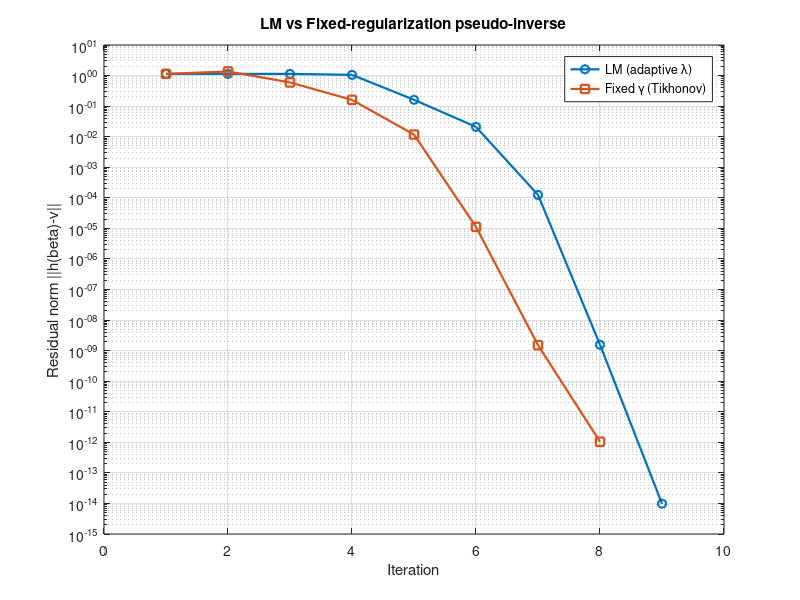
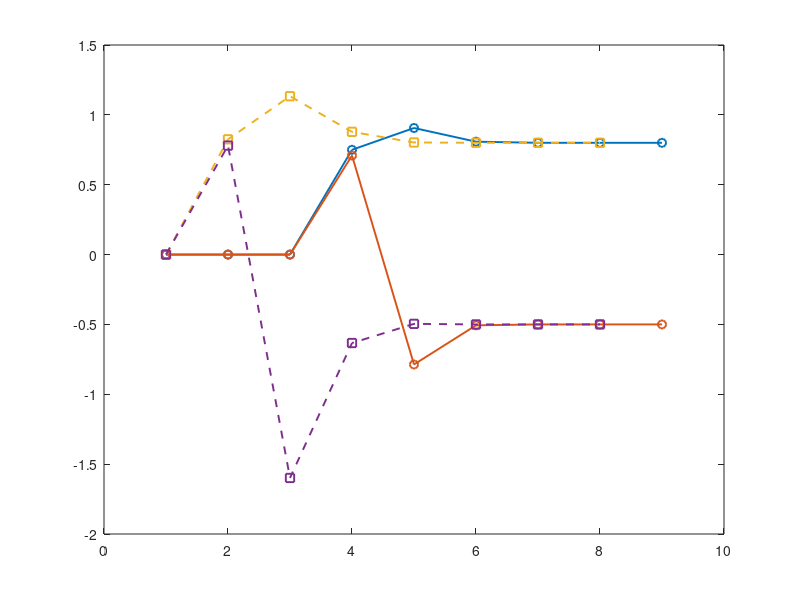

MATLAB code for these plots, in order: (Note: this script raises an error after producing the figures.)
%% LM_vs_PseudoInv_demo.m
% Side-by-side comparison of Levenberg-Marquardt (adaptive lambda)
% vs fixed-regularization pseudo-inverse (Tikhonov gamma).
% Run in MATLAB.

clear; close all; clc;

% --- Problem definition (nonlinear 2->2 mapping) ---
% We'll use a toy h(beta) that is nonlinear and can produce
% ill-conditioning in Jacobian near certain betas.
h_fun = @(beta) [ beta(1) + 0.1*beta(2).^2;
                  2*beta(1).^2 + beta(2) ];

% Jacobian wrt beta (2x2)
Jh_fun = @(beta) [ 1,        0.2*beta(2);
                    4*beta(1), 1 ];

% Choose a target v such that solution exists (or slightly inconsistent)
beta_true = [0.8; -0.5];                  % ground-truth beta (for testing)
v_target = h_fun(beta_true);              % exact target (so exact solution exists)

% Now perturb v to create a slightly inconsistent problem (uncomment to test)
% v_target = v_target + [0.0; 0.05];

% --- LM parameters ---
maxIter = 20;
tol_r = 1e-9;
lambda = 1e-3;      % initial damping
nu = 10;            % lambda up/down factor

% --- fixed-regularization (pseudo-inverse) parameters ---
gamma = 1e-4;       % fixed Tikhonov parameter for fallback solver

% --- warm starts ---
beta_LM = [0; 0];   % initial guess
beta_PI = beta_LM;  % warm start same for fairness

% Storage
res_LM = zeros(maxIter,1);
res_PI = zeros(maxIter,1);
beta_hist_LM = zeros(2,maxIter);
beta_hist_PI = zeros(2,maxIter);
lambda_hist = zeros(maxIter,1);

%% LM iterative loop (adaptive lambda)
for k = 1:maxIter
    r = h_fun(beta_LM) - v_target;          % residual (2x1)
    res_LM(k) = norm(r);
    beta_hist_LM(:,k) = beta_LM;
    lambda_hist(k) = lambda;
    if res_LM(k) < tol_r
        res_LM = res_LM(1:k);
        beta_hist_LM = beta_hist_LM(:,1:k);
        lambda_hist = lambda_hist(1:k);
        break;
    end

    J = Jh_fun(beta_LM);
    A = J.'*J + lambda * eye(2);
    g = J.' * r;
    delta = - A \ g;                        % LM step (Gauss-Newton <-> gradient)
    beta_trial = beta_LM + delta;
    r_trial = h_fun(beta_trial) - v_target;

    if norm(r_trial) < norm(r)              % accept step
        beta_LM = beta_trial;
        lambda = lambda / nu;               % decrease damping (trust GN)
    else                                   % reject step
        lambda = lambda * nu;               % increase damping (be conservative)
        % do not update beta_LM (try again next iter with larger lambda)
    end
end

%% Fixed-regularization pseudo-inverse iterations (single-step style repeated)
% We simulate doing a regularized Gauss-Newton update repeatedly with fixed gamma.
for k = 1:maxIter
    r_pi = h_fun(beta_PI) - v_target;
    res_PI(k) = norm(r_pi);
    beta_hist_PI(:,k) = beta_PI;
    if res_PI(k) < tol_r
        res_PI = res_PI(1:k);
        beta_hist_PI = beta_hist_PI(:,1:k);
        break;
    end

    J = Jh_fun(beta_PI);
    % Regularized pseudo-inverse (Tikhonov)
    delta_pi = - (J.'*J + gamma*eye(2)) \ (J.' * r_pi);
    beta_PI = beta_PI + delta_pi;
end

%% Plot residuals
figure('Name','Residuals per iteration');
it_LM = 1:size(res_LM,1);
it_PI = 1:size(res_PI,1);
semilogy(it_LM, res_LM, '-o','LineWidth',1.6); hold on;
semilogy(it_PI, res_PI, '-s','LineWidth',1.6);
grid on;
xlabel('Iteration'); ylabel('Residual norm ||h(beta)-v||');
legend('LM (adaptive \lambda)','Fixed \gamma (Tikhonov)','Location','best');
title('LM vs Fixed-regularization pseudo-inverse');

% Plot beta trajectories
figure('Name','Beta trajectories');
plot(beta_hist_LM(1,:),'-o','LineWidth',1.4); hold on;
plot(beta_hist_LM(2,:),'-o','LineWidth',1.4);
plot(beta_hist_PI(1,:),'--s','LineWidth',1.4);
plot(beta_hist_PI(2,:),'--s','LineWidth',1.4);
yline(beta_true(1),'k:','beta_{true,1}'); yline(beta_true(2),'k:','beta_{true,2}');
legend('LM beta1','LM beta2','PI beta1','PI beta2','Location','best');
xlabel('Iteration'); ylabel('beta values'); grid on;
title('Trajectories of beta (LM vs fixed-\gamma PI)');

% Print final results
fprintf('LM final beta = [%.6f, %.6f], residual = %.3e, final lambda = %.3e\n', ...
    beta_LM(1), beta_LM(2), res_LM(end), lambda_hist(end));
fprintf('PI final beta = [%.6f, %.6f], residual = %.3e, gamma = %.3e\n', ...
    beta_PI(1), beta_PI(2), res_PI(end), gamma);

%% Demonstrate effect of gamma on conditioning & solution (linearized example)
% Create a Jacobian at a near-singular beta to show effect of gamma
beta_test = [0.01; 5];   % pick point where J may be ill-conditioned
J_test = Jh_fun(beta_test);
svals = svd(J_test);
cond_J = svals(1)/svals(end);
fprintf('At beta_test, singular values = [%.3e, %.3e], cond(J) = %.3e\n', svals(1), svals(2), cond_J);

% Solve a linear least-squares step r = h - v (assume r given)
r_lin = h_fun(beta_test) - v_target;
% Unregularized delta (danger if J'J nearly singular)
delta_unreg = - (J_test.'*J_test) \ (J_test.'*r_lin);   % may blow up or be unstable
delta_reg_small = - (J_test.'*J_test + 1e-6*eye(2)) \ (J_test.'*r_lin);
delta_reg_large = - (J_test.'*J_test + 1e-2*eye(2)) \ (J_test.'*r_lin);
fprintf('delta unreg = [%.3e, %.3e]\n', delta_unreg(1), delta_unreg(2));
fprintf('delta reg small gamma=1e-6 = [%.3e, %.3e]\n', delta_reg_small(1), delta_reg_small(2));
fprintf('delta reg large gamma=1e-2 = [%.3e, %.3e]\n', delta_reg_large(1), delta_reg_large(2));
